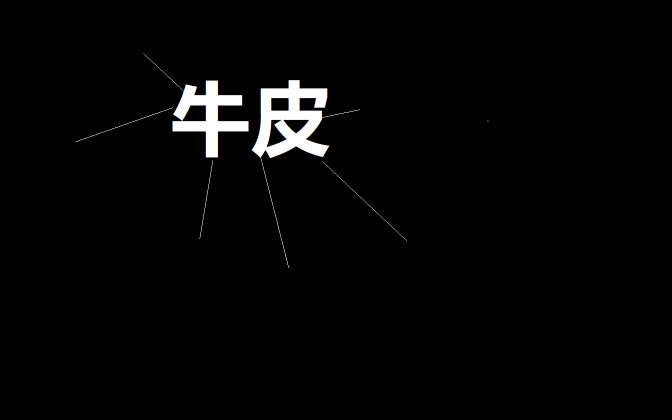
#> input picture img/niupi.png, 1344 x 840 px (shown at 1/2 size)
$ python sobel_test.py
#> lines starting #> are read from the running program, lines starting #| are printed output that depends on the picture
### main/utils/common.py
import cv2 as cv
import numpy as np


# 边缘提取
def cv_show(name, image):
    cv.imshow(name, image)
    cv.waitKey(0)
    cv.destroyAllWindows()


# 排序轮廓
# [65 lines left out: functions sort_contours, resize, order_points, four_point_transform, not called in this run]

### main/sobel_test.py
import cv2 as cv
import numpy as np

from main.utils.common import cv_show

img = cv.imread("../img/niupi.png")
#> img is the input picture: shape (840, 1344, 3); mean B, G, R 5.3, 5.3, 5.3
cv_show("niupi.png", img)

sobelx = cv.Sobel(img, cv.CV_64F, 1, 0, ksize=3)
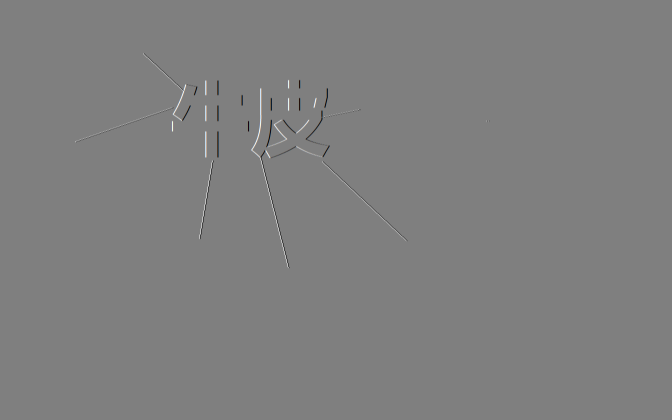
#> sobelx: shape (840, 1344, 3) float64 (shown at 1/2 size); mean B, G, R 0, 0, 0; drawn with min black and max white
sobelx = cv.convertScaleAbs(sobelx)
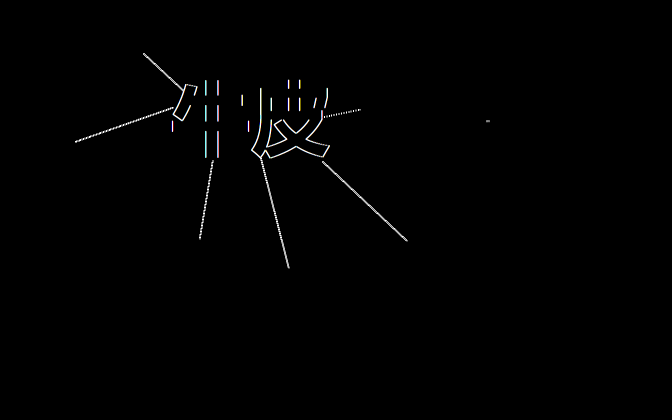
#> sobelx: shape (840, 1344, 3) (shown at 1/2 size); mean B, G, R 1.4, 1.4, 1.4
cv_show("sobelx", sobelx)
sobely = cv.Sobel(img, cv.CV_64F, 0, 1, ksize=3)
sobely = cv.convertScaleAbs(sobely)
cv_show("sobely", sobely)
sobel = cv.addWeighted(sobelx, 0.5, sobely, 0.5, 0)
cv_show("sobel", sobel)

scharrx = cv.Scharr(img, cv.CV_64F, 1, 0)
scharrx = cv.convertScaleAbs(scharrx)
cv_show("scharrx", scharrx)
scharry = cv.Scharr(img, cv.CV_64F, 0, 1)
scharry = cv.convertScaleAbs(scharry)
cv_show("scharry", scharry)
scharr = cv.addWeighted(scharrx, 0.5, scharry, 0.5, 0)
cv_show("scharr", scharr)

# 拉普拉斯算子
laplacian = cv.Laplacian(img, cv.CV_64F)
laplacian = cv.convertScaleAbs(laplacian)

res = np.hstack((sobel, scharr, laplacian))
cv_show("res", res)
